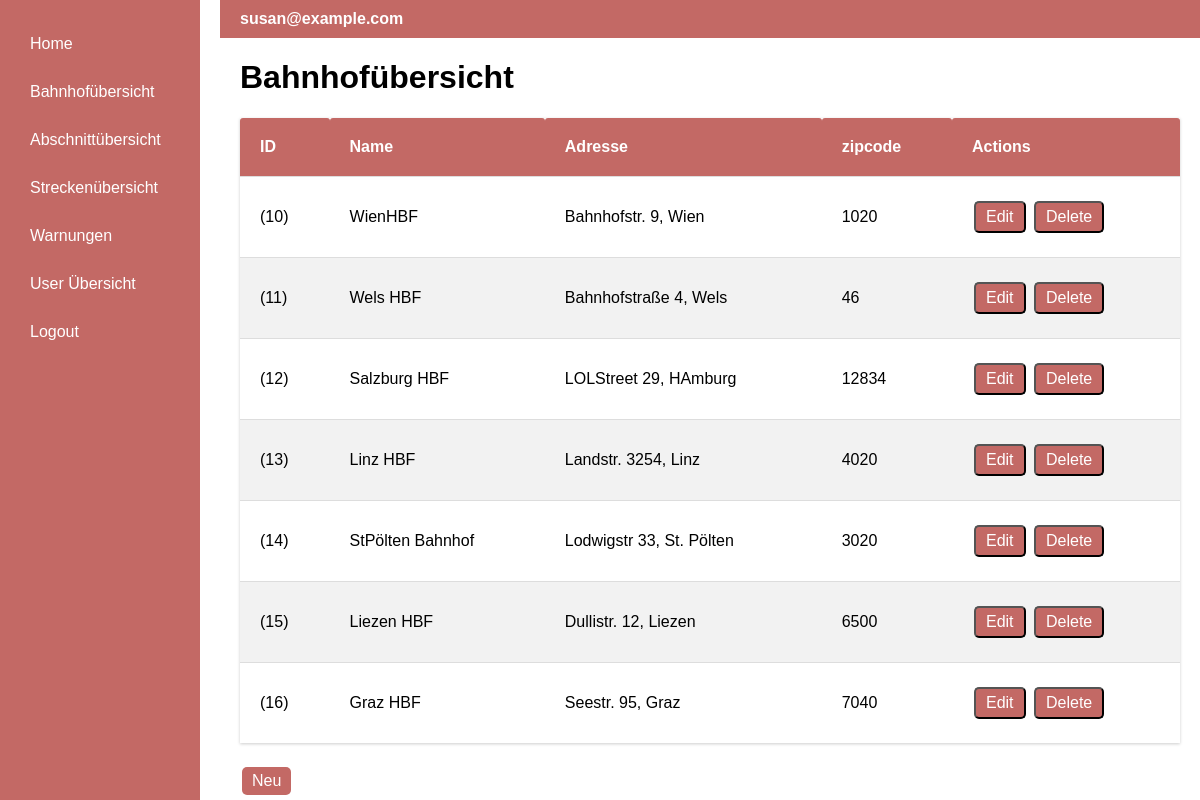
/trainstation (signed in), run on an earlier commit of the app's database.
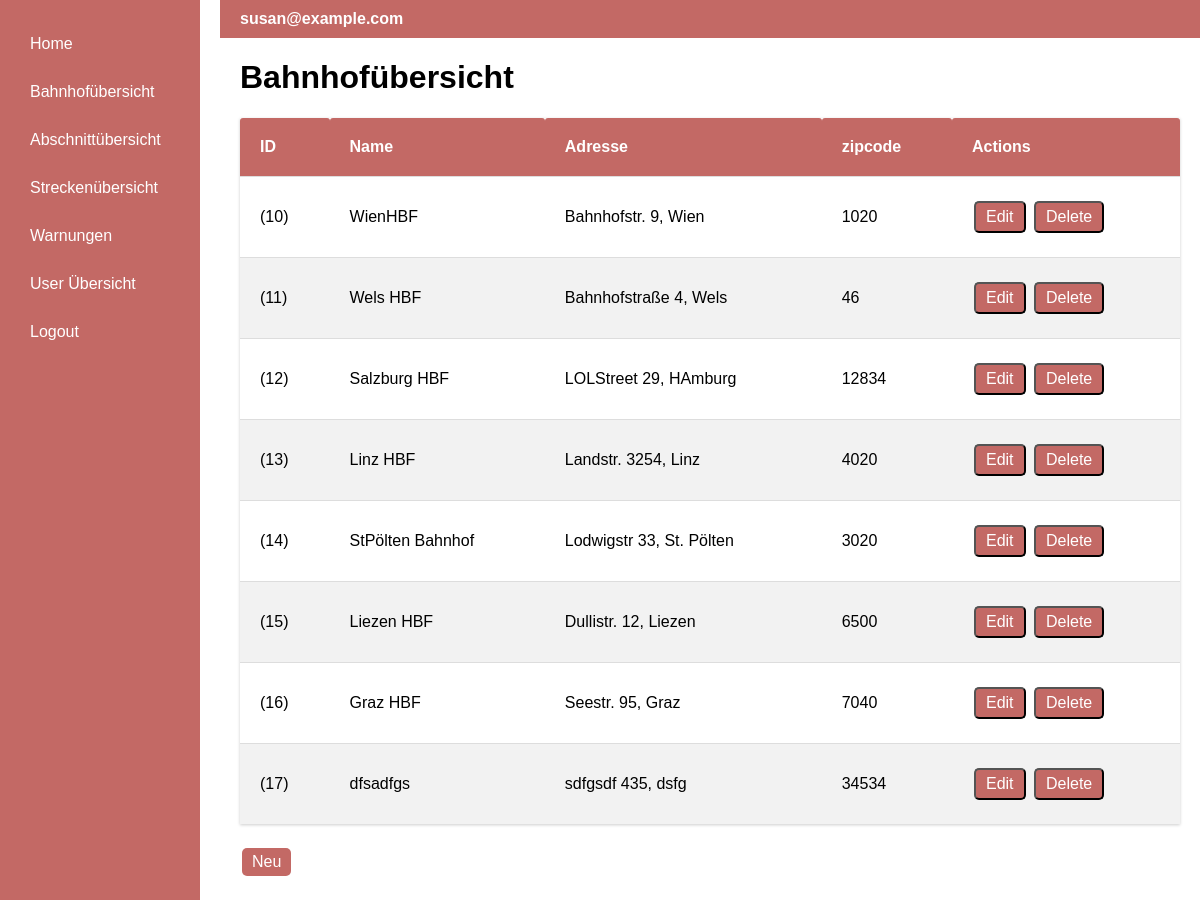
And on a later commit of the database.
### app/models.py (models this page shows)
class Station(db.Model):
    id = db.Column(db.Integer, primary_key=True, autoincrement=True)
    name = db.Column(db.String(140))
    address_id = db.Column(db.Integer, db.ForeignKey('address.id', name='fk_station_address_id'))
    address = db.relationship("Address")
    xcoord = db.Column(db.String(140))
    ycoord = db.Column(db.String(140))

class Address(db.Model):
    id = db.Column(db.Integer, primary_key=True, autoincrement=True)
    street = db.Column(db.String(140))
    no = db.Column(db.Integer)
    zipcode = db.Column(db.Integer)
    city = db.Column(db.String(140))
    country = db.Column(db.String(140))

### app/routes.py (the view)
@app.route('/trainstation')
@login_required
def trainstation():
    stations = db.session.query(Station, Address).join(Address, Station.address_id == Address.id).all()
    return render_template('trainstation.html', title='Trainstation', stations=stations)

### app/models.py (called while the page is built)
@login.user_loader
def load_user(id):
    return db.session.get(User, int(id))

### app/templates/trainstation.html
{% extends "base.html" %}
{% block content %}
    <h1>Bahnhofübersicht</h1>
    <table class="table-station">
        <thead>
        <tr>
            <th>ID</th>
            <th>Name</th>
            <th>Adresse</th>
            <th>zipcode</th>
            {% if current_user.is_authenticated and current_user.isAdmin %}
                <th>Actions</th>
            {% endif %}
        </tr>
        </thead>
        <tbody>
        {% for station, address in stations %}
            <tr>
                <td>
                    ({{ station.id }})
                </td>
                <td>{{ station.name }}</td>
                <td>{{ address.street }} {{ address.no }}, {{ address.city }}</td>
                <td>{{ address.zipcode }}</td>
                {% if current_user.is_authenticated and current_user.isAdmin %}
                    <td>
                        <form class="button-form" action="{{ url_for('trainstationEdit', station_id=station.id) }}" method="post">
                            <input type="submit" value="Edit" class="edit-button">
                        </form>
                    <form class="button-form" action="{{ url_for('trainstationDelete', station_id=station.id) }}" method="post">
                            <input type="submit" value="Delete" class="edit-button">
                        </form>
                    </td>
                {% endif %}
            </tr>
        {% endfor %}
        </tbody>
    </table>
    {% if current_user.is_authenticated and current_user.isAdmin %}
        <a class="create_button" href="{{ url_for('trainstationNew') }}">Neu</a>
    {% endif %}
{% endblock %}

What changed in the data, as far as the page shows it:
added Station: id "17", name "dfsadfgs", street "sdfgsdf", no "435", city "dsfg", zipcode "34534"
